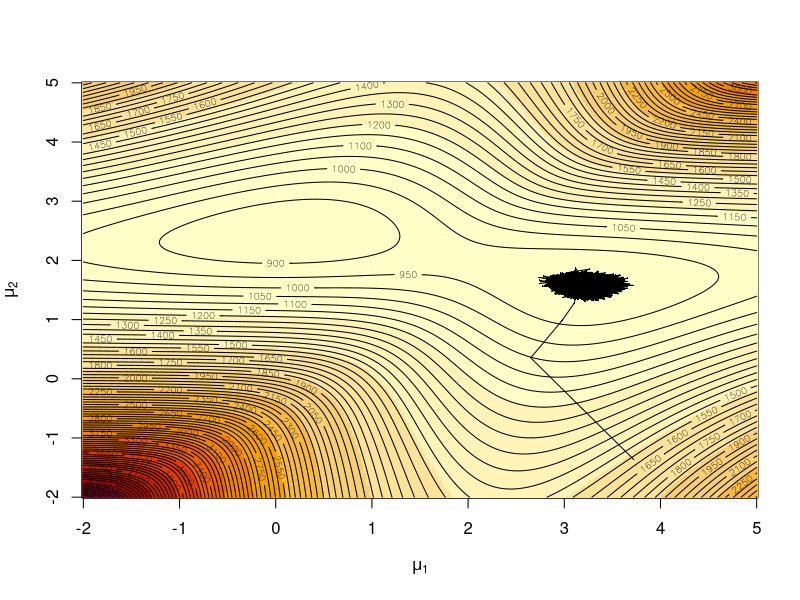
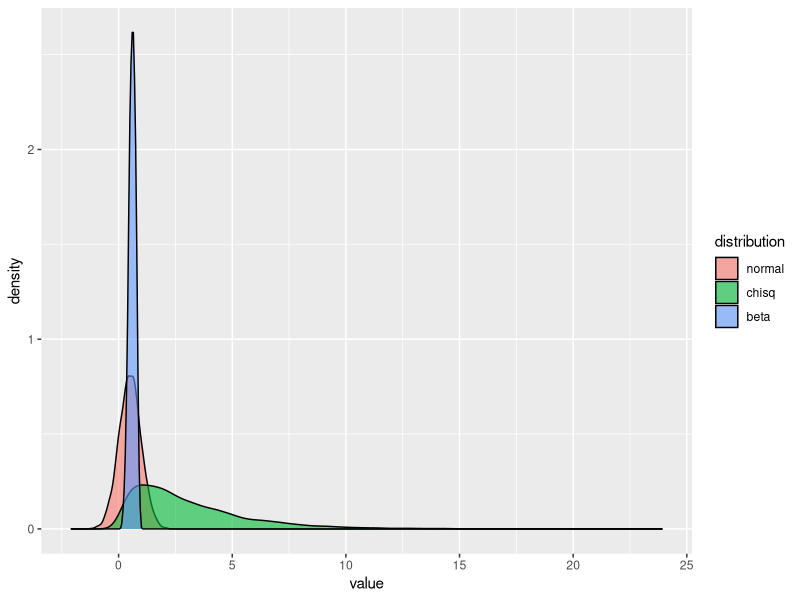
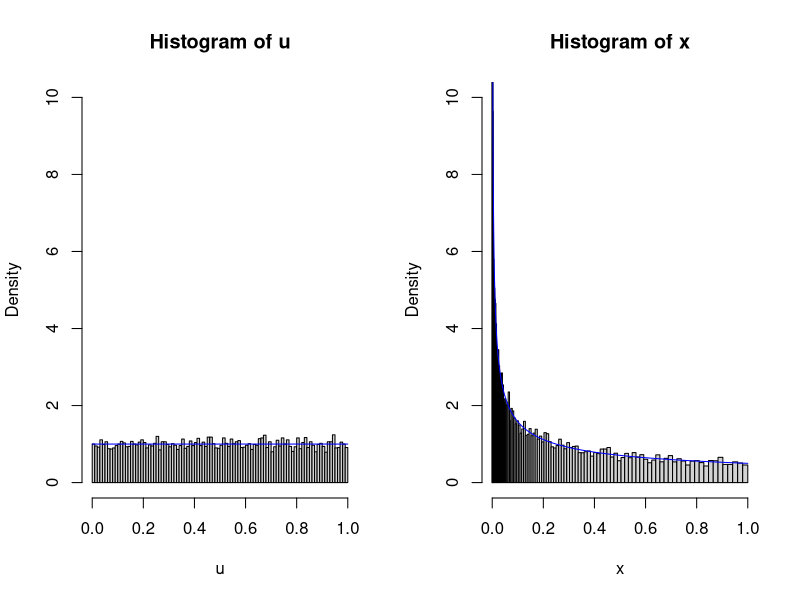
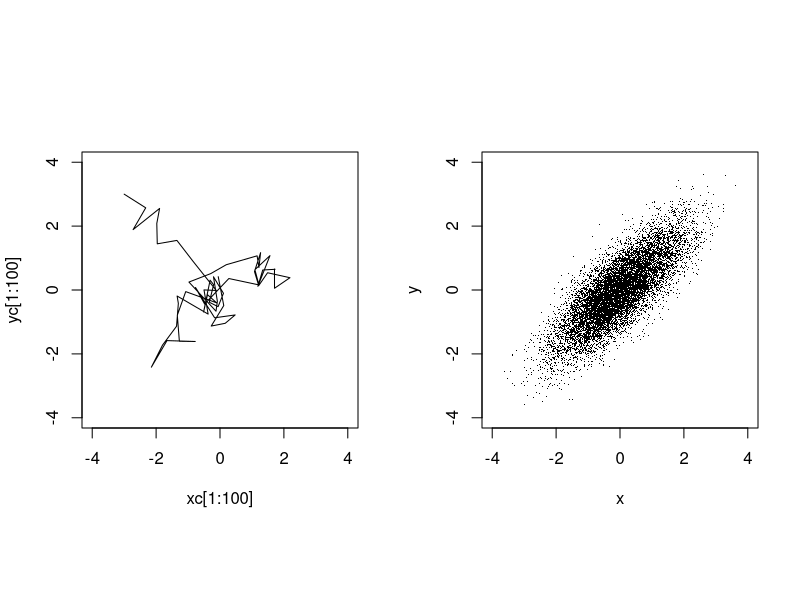

R code for these plots, in order:
## ---- chunk 1
  
    Niter=6*10^4
    v=1
    da = sample(c(rnorm(10^2), 2.5 + rnorm(4 * 10^2)))

    like = function(mu) {
        sum(log((0.2 * dnorm(da - mu[1]) + 0.8 * dnorm(da - mu[2]))))
    }

    mu1 = mu2 = seq(-2, 5, le = 250)
    lli = matrix(0, ncol = 250, nrow = 250)
    for (i in 1:250) 
      for (j in 1:250) 
        lli[i, j] = like(c(mu1[i],   mu2[j]))

    x = prop = runif(2, -2, 5)
    the = matrix(x, ncol = 2)
    curlike = hval = like(x)
    for (i in 2:Niter) {
        pp = 1/(1 + ((0.8 * dnorm(da, mean = the[i - 1, 2]))/(0.2 * dnorm(da, mean = the[i - 1, 1]))))
        z = 2 - (runif(length(da)) < pp)
        prop[1] = (v * sum(da[z == 1]))/(sum(z == 1) * v + 1) + 
            rnorm(1) * sqrt(v/(1 + sum(z == 1) * v))
        prop[2] = (v * sum(da[z == 2]))/(sum(z == 2) * v + 1) + 
            rnorm(1) * sqrt(v/(1 + sum(z == 2) * v))
        curlike = like(prop)
        hval = c(hval, curlike)
        the = rbind(the, prop)
    }

    image(mu1, mu2, -lli, xlab = expression(mu[1]), ylab = expression(mu[2]))
    contour(mu1, mu2, -lli, nle = 100, add = T)
    points(the[, 1], the[, 2], cex = 0.2, pch = 17)
    lines(the[, 1], the[, 2], cex = 0.6, pch = 19)
## ---- chunk 2

    library(ggplot2)
    library(reshape2)
    nval=10^4
    normal <- rnorm(nval,0.5,0.5)
    chisq <- rchisq(nval, 3)
    beta <- rbeta(nval, 6,4)
    dist <- data.frame(normal=normal, chisq = chisq, beta=beta)
    dist_m <- melt(dist)
    names(dist_m) <- c('distribution', 'value')
    ggplot(dist_m, aes(x=value, fill=distribution)) + geom_density(alpha=0.6) + theme_grey()
## ---- chunk 3
    set.seed(1234)
    m = 10000
    u = runif(m); 
    x = u^2
    xx = seq(0, 1, by=.001)
    cut.u = (0:100)/100; 
    cut.x = cut.u^2
    par(mfrow=c(1,2))
    hist(u, breaks=cut.u, prob=T, ylim=c(0,10))
    lines(xx, dunif(xx), col="blue")
    hist(x, breaks=cut.x, prob=T, ylim=c(0,10))
    lines(xx, .5*xx^-.5, col="blue")
    par(mfrow=c(1,1))
## ---- chunk 4

    set.seed(1234); m = 40000; rho = .8; sgm = sqrt(1 - rho^2)
    xc = yc = numeric(m)

    # vectors of state components
    xc[1] = -3; yc[1] = 3

    # arbitrary starting values
    jl = 1; jr = 1

    # l and r limits of proposed jumps
    for (i in 2:m)
    {
        xc[i] = xc[i-1]; yc[i] = yc[i-1]
        # if jump rejected
        xp = runif(1, xc[i-1]-jl, xc[i-1]+jr) # proposed x coord
        yp = runif(1, yc[i-1]-jl, yc[i-1]+jr) # proposed y coord
        nmtr = dnorm(xp)*dnorm(yp, rho*xp, sgm)
        dntr = dnorm(xc[i-1])*dnorm(yc[i-1], rho*xc[i-1], sgm)
        r = nmtr/dntr
        # density ratio
        acc = (min(r, 1) > runif(1))
        # jump if acc == T
        if (acc) {xc[i] = xp; yc[i] = yp}
    }
    x = xc[(m/2+1):m]; y = yc[(m/2+1):m]

    # states after burn-in
    round(c(mean(x), mean(y), sd(x), sd(y), cor(x,y)), 4)
    mean(diff(x)==0)

    # proportion or proposals rejected
    mean(pmax(x,y) >= 1.25)

    # prop. of subj. getting certificates
    par(mfrow = c(1,2), pty="s")
    plot(xc[1:100], yc[1:100], xlim=c(-4,4), ylim=c(-4,4), type="l")
    plot(x, y, xlim=c(-4,4), ylim=c(-4,4), pch=".")

